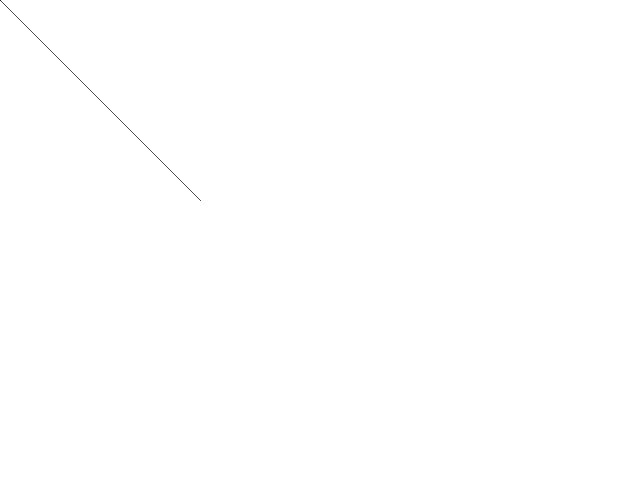
Frame 1 (no input)
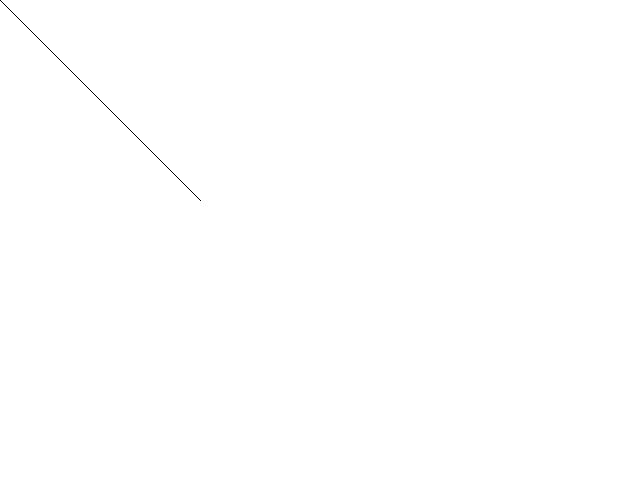
Frame 60 (the mouse pressed at the canvas centre just before this capture)
Frame 120 (the mouse held since frame 60 and released just before this capture): identical to frame 60, image omitted

The Processing sketch that drew these frames (run headless with seeded random() and noise(); from frame 60 on, the mouse is pressed at the canvas centre):

// Processing sketch: bresenham
// ── bresenham.pde
//Implementación del algoritmo de Bresenham para dibujado de lineas

void setup() {
  size(640, 480);
  background(255);
}

void shBresenham(int x0, int y0, int x1, int y1) {
  int x, y, dx, dy, p, incE, incNE, xend;
  dx = abs(x1 - x0);
  dy = abs(y1 - y0);
  p = (2*dy) - dx;
  incE = 2 * dy;
  incNE = 2 * (dy - dx);
  
  //Determinar el punto de inicio y de fin
  if (x0 > x1) {
    x = x1;
    y = y1;
    xend = x0;
  }
  else {
    x = x0;
    y = y0;
    xend = x1;
  }
  point(x0, y0);
  //Iterar hasta recorrer toda la línea
  while (x <= xend) {
    point(x,y);
    x = x + 1;
    if (p < 0)
      p = p + incE;
    else {
      y = y + 1;
      p = p + incNE;
    }
  }
}

void draw() {
  shBresenham(0, 0, 200, 200);
}
